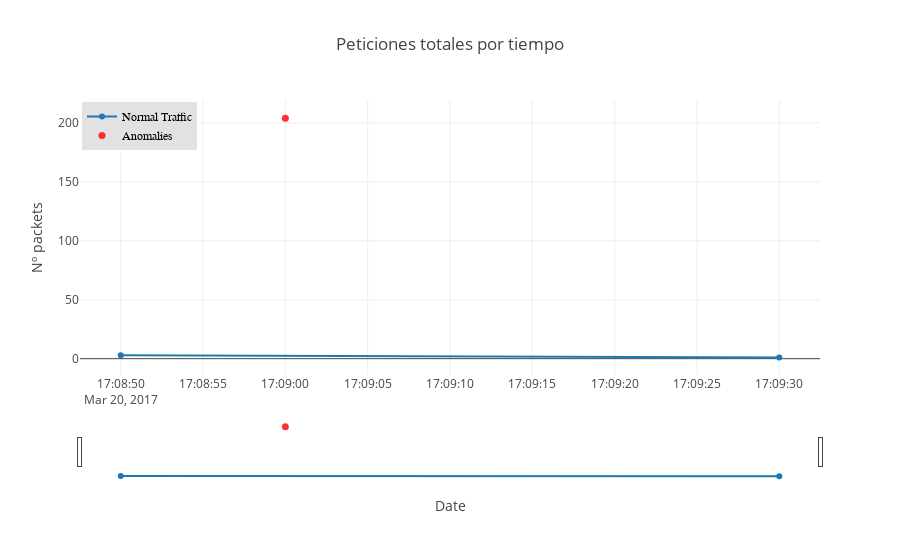

Notebook code cell kept with this figure:
### Code cell
#Normal Traffic
nor = dataGroup4[(dataGroup4['prediction'] == 1)]['count']
#Anomalies
ano = dataGroup4[(dataGroup4['prediction'] == -1)]['count']


normal = go.Scatter(
    x = dataGroup4[(dataGroup4['prediction'] == 1)]['time'],
    y = nor,
    mode = "lines+markers",
    name = "Normal Traffic"
)


anomalies = dict(
    x=dataGroup4[(dataGroup4['prediction'] == -1)]['time'],
    y=ano,
    name = "Anomalies",
    mode = 'markers',
    marker=Marker(
            size=7,
            symbol= "circle",
            color='rgb(255, 0, 0)'
        ),
    opacity = 0.8)

data = [normal, anomalies]

layout = dict(
    title='Peticiones totales por tiempo',
    xaxis=dict(
        title = 'Date',
        rangeslider=dict(),
        type='date'
    ),
    yaxis=dict(
        title = 'Nº packets'
    ),
    legend=dict(
        x=0,
        y=1,
        traceorder='normal',
        font=dict(
            family='sans-serif',
            size=12,
            color='#000'
        ),
        bgcolor='#E2E2E2',
        bordercolor='#FFFFFF',
        borderwidth=2
    ) 
)

fig = dict(data=data, layout=layout)
iplot(fig, filename = "Peticiones totales por tiempo")

### Figure 1 — Plotly figure (JSON) as saved in the notebook; plotly's stock layout.template omitted (floating-point values rounded to 4 significant figures)
{"data": [{"mode": "lines+markers", "name": "Normal Traffic", "type": "scatter", "x": ["2017-03-20 17:08:50", "2017-03-20 17:09:30"], "y": [3, 1]}, {"marker": {"color": "rgb(255, 0, 0)", "size": 7, "symbol": "circle"}, "mode": "markers", "name": "Anomalies", "opacity": 0.8, "x": ["2017-03-20 17:09:00"], "y": [204]}], "layout": {"legend": {"bgcolor": "#E2E2E2", "bordercolor": "#FFFFFF", "borderwidth": 2, "font": {"color": "#000", "family": "sans-serif", "size": 12}, "traceorder": "normal", "x": 0, "y": 1}, "title": "Peticiones totales por tiempo", "xaxis": {"rangeslider": {}, "title": "Date", "type": "date"}, "yaxis": {"title": "Nº packets"}}}
